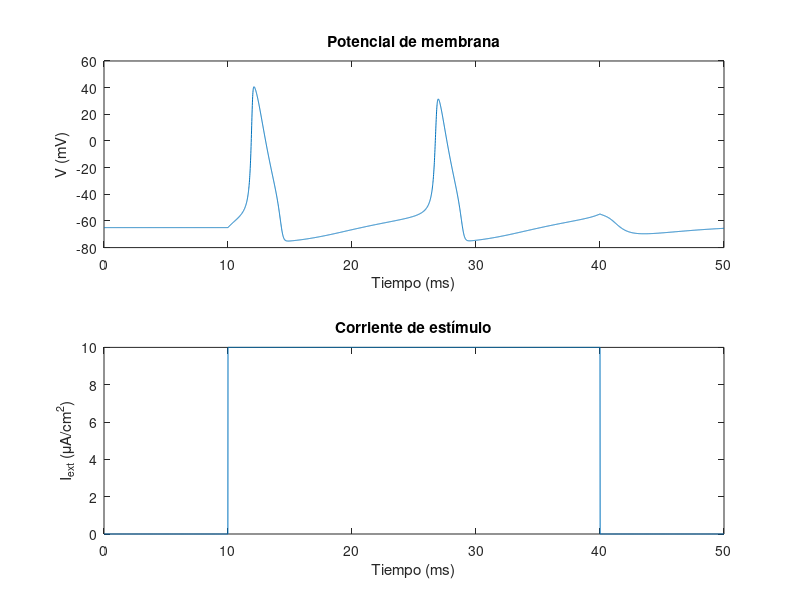

Reproduce this figure in MATLAB.
function hodgkin_huxley
    
    C_m = 1.0;    % Capacitancia de la membrana, uF/cm^2
    g_Na = 120.0; % Conductancia máxima de Na, mS/cm^2
    g_K = 36.0;   % Conductancia máxima de K, mS/cm^2
    g_L = 0.3;    % Conductancia de fuga, mS/cm^2
    E_Na = 50.0;  % Potencial de equilibrio de Na, mV
    E_K = -77.0;  % Potencial de equilibrio de K, mV
    E_L = -54.4;  % Potencial de equilibrio de fuga, mV

   
    t_end = 50; % Tiempo de simulación, ms
    dt = 0.01;  % Paso de tiempo, ms
    time = 0:dt:t_end; % Vector de tiempo

    
    V = -65; % Potencial de membrana, mV
    m = alpha_m(V) / (alpha_m(V) + beta_m(V));
    h = alpha_h(V) / (alpha_h(V) + beta_h(V));
    n = alpha_n(V) / (alpha_n(V) + beta_n(V));

    
    I_ext = zeros(size(time));
    I_ext(time >= 10 & time <= 40) = 10; % Corriente externa de 10 uA/cm^2 entre 10 ms y 40 ms

    
    V_trace = zeros(size(time));
    m_trace = zeros(size(time));
    h_trace = zeros(size(time));
    n_trace = zeros(size(time));

   
    for i = 1:length(time)
        % Corrientes iónicas
        I_Na = g_Na * m^3 * h * (V - E_Na);
        I_K = g_K * n^4 * (V - E_K);
        I_L = g_L * (V - E_L);

        
        dVdt = (I_ext(i) - I_Na - I_K - I_L) / C_m;

        
        V = V + dt * dVdt;

        
        dm = alpha_m(V) * (1 - m) - beta_m(V) * m;
        dh = alpha_h(V) * (1 - h) - beta_h(V) * h;
        dn = alpha_n(V) * (1 - n) - beta_n(V) * n;

        
        m = m + dt * dm;
        h = h + dt * dh;
        n = n + dt * dn;

        
        V_trace(i) = V;
        m_trace(i) = m;
        h_trace(i) = h;
        n_trace(i) = n;
    end

    
    figure;
    subplot(2,1,1);
    plot(time, V_trace);
    title('Potencial de membrana');
    xlabel('Tiempo (ms)');
    ylabel('V (mV)');

    subplot(2,1,2);
    plot(time, I_ext);
    title('Corriente de estímulo');
    xlabel('Tiempo (ms)');
    ylabel('I_{ext} (\muA/cm^2)');
end


function val = alpha_m(V)
    val = 0.1 * (V + 40) / (1 - exp(-(V + 40) / 10));
end

function val = beta_m(V)
    val = 4 * exp(-(V + 65) / 18);
end

function val = alpha_h(V)
    val = 0.07 * exp(-(V + 65) / 20);
end

function val = beta_h(V)
    val = 1 / (1 + exp(-(V + 35) / 10));
end

function val = alpha_n(V)
    val = 0.01 * (V + 55) / (1 - exp(-(V + 55) / 10));
end

function val = beta_n(V)
    val = 0.125 * exp(-(V + 65) / 80);
end

